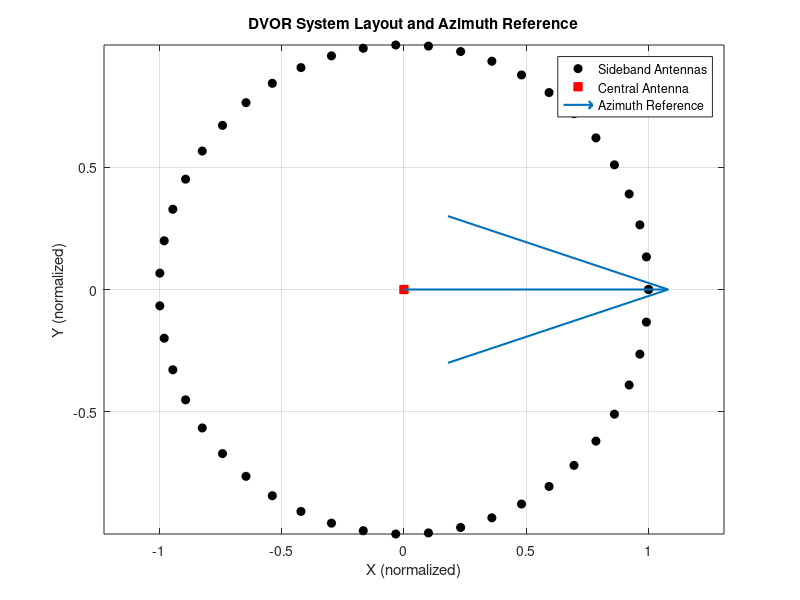

Recreate this plot in MATLAB.

figure
theta = linspace(0,2*pi,48);
R = 1;

% Sideband antennas
plot(R*cos(theta), R*sin(theta),'ko','MarkerFaceColor','k'); hold on

% Central antenna
plot(0,0,'rs','MarkerFaceColor','r')

% Azimuth reference
quiver(0,0,1.2,0,'LineWidth',1.5,'MaxHeadSize',0.5)

axis equal
grid on
xlabel('X (normalized)')
ylabel('Y (normalized)')
title('DVOR System Layout and Azimuth Reference')
legend('Sideband Antennas','Central Antenna','Azimuth Reference')
